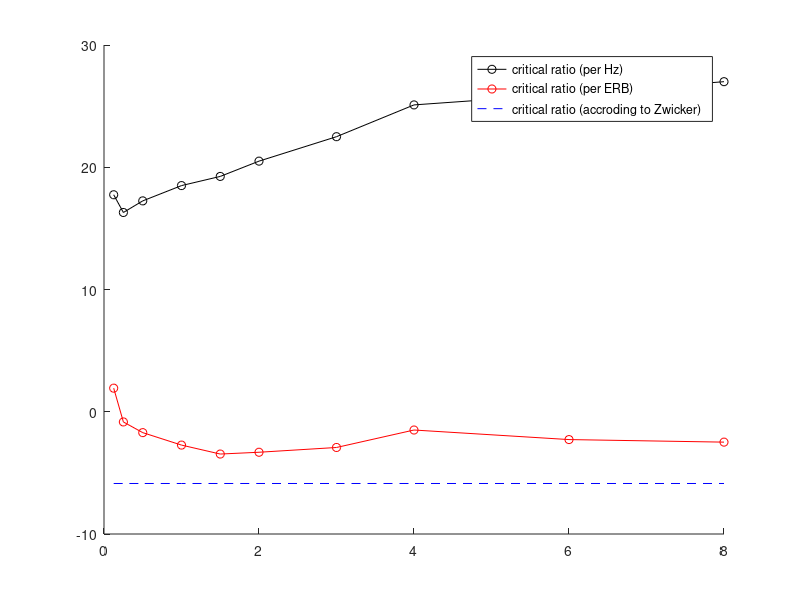

Write MATLAB code to recreate this figure.
function k = desloge

f = [0.125 0.25 0.5 1 1.5 2 3 4 6 8];
cr_1Hz = [17.75 16.3 17.25 18.5 19.25 20.5 22.5 25.1 26 27];
erb = 24.7*(4.37*f+1);
cr_ERB = cr_1Hz-10*log10(erb);
cr_Zwicker = 10*log10(10^(1/10)-1)*ones(size(f));

figure, clf, hold on
plot(f,cr_1Hz,'ko-')
plot(f,cr_ERB,'ro-')
plot(f,cr_Zwicker,'b--')
legend('critical ratio (per Hz)',...
    'critical ratio (per ERB)',...
    'critical ratio (accroding to Zwicker)',...
    'Location','best')

